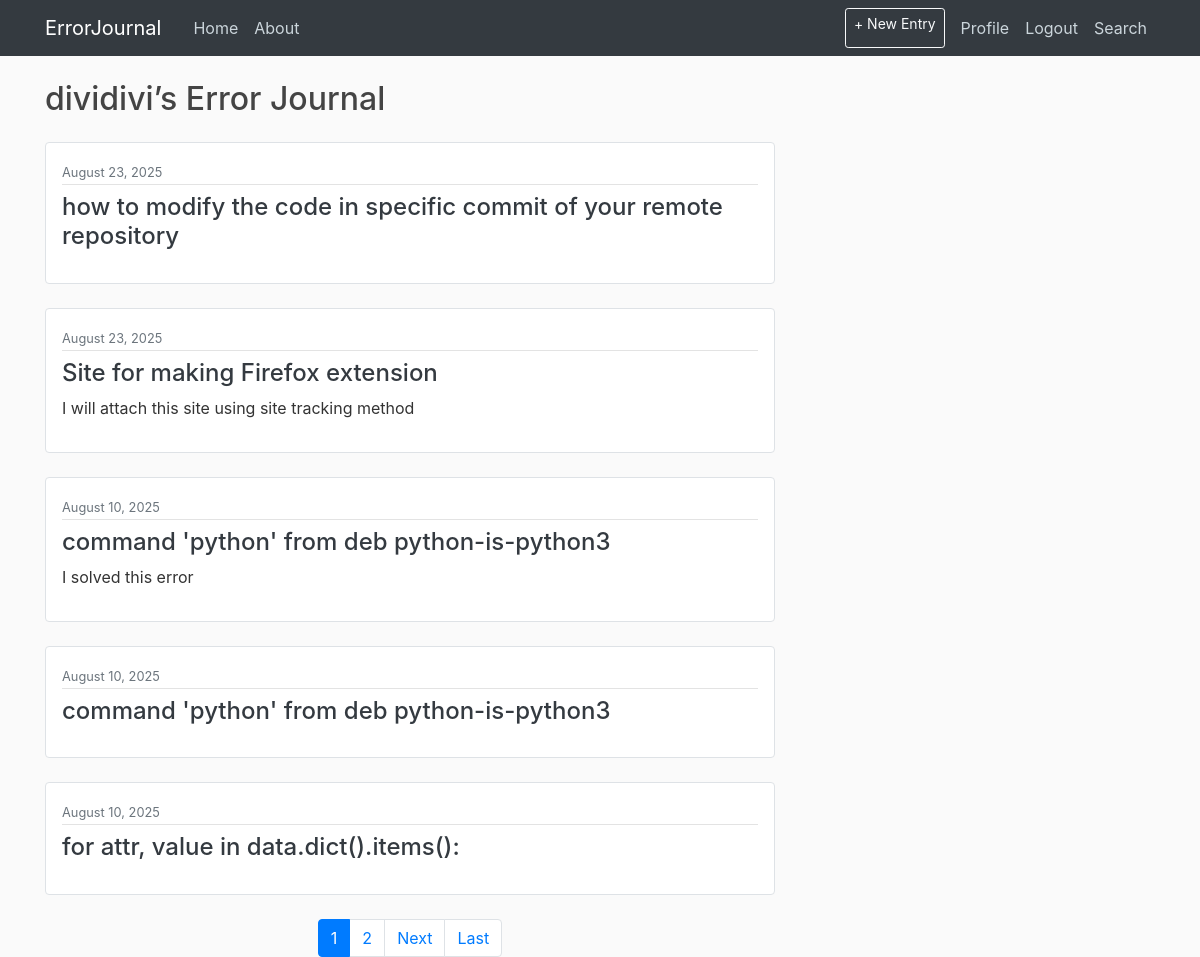
The page / (signed in) on the database its author committed.
### blog/models.py (models this page shows, shortened)
class Post(models.Model):
	title=models.CharField(max_length=100)
	content = models.TextField(blank=True)
	date_posted = models.DateTimeField(default=timezone.now)
	author = models.ForeignKey(User,on_delete= models.CASCADE)
	is_active = models.BooleanField(default=False)

### blog/views.py (the view)
# urls.py: path('', PostListView.as_view(),name='Blog-home'),
class PostListView(ListView):
	model = Post
	template_name = 'blog/home.html'
	context_object_name = 'posts'     #<app>/<model>_<viewtype>.html
	ordering = ['-date_posted']
	paginate_by = 5

### blog/templates/blog/home.html (shortened to what this page needs)
{% extends "blog/base.html" %}
{% block content %}
  {% if not user.is_authenticated %}
    <div class="jumbotron text-center bg-light p-5 rounded">
      <h1 class="display-4">Welcome to Error Journal 📔</h1>
      <p class="lead">Your personal developer diary powered by a VS Code extension.
      Keep track of the errors you face, log solutions, and build your own knowledge base.</p>
      <hr class="my-4">
      <p>Get started by creating an account.</p>
      <a class="btn btn-primary btn-lg" href="{% url 'register' %}">Join Now</a>
      <a class="btn btn-outline-secondary btn-lg" href="{% url 'login' %}">Login</a>
    </div>
  {% else %}
    <h2 class="mb-4">{{ user.username }}’s Error Journal</h2>
    {% for post in posts %}
      <article class="media content-section mb-4 p-3 border rounded shadow-sm">
        <div class="media-body">
          <div class="article-metadata mb-2">
            <small class="text-muted">{{ post.date_posted|date:"F d, Y" }}</small>
          </div>
          <h4><a class="article-title text-dark" href="{% url 'posts-detail' post.id %}">{{ post.title }}</a></h4>
          <p class="article-content">{{ post.content|truncatewords:30 }}</p>
        </div>
      </article>
    {% empty %}
      <p class="text-muted">No entries yet.</p>
    {% endfor %}
    {% if is_paginated %}
      <nav>
        <ul class="pagination justify-content-center">
          {% for num in page_obj.paginator.page_range %}
            {% if page_obj.number == num %}
              <li class="page-item active"><a class="page-link" href="?page={{ num }}">{{ num }}</a></li>
            {% elif num > page_obj.number|add:'-3' and num < page_obj.number|add:'3' %}
              <li class="page-item"><a class="page-link" href="?page={{ num }}">{{ num }}</a></li>
            {% endif %}
          {% endfor %}
          {% if page_obj.has_next %}
            <li class="page-item"><a class="page-link" href="?page={{ page_obj.next_page_number }}">Next</a></li>
            <li class="page-item"><a class="page-link" href="?page={{ page_obj.paginator.num_pages }}">Last</a></li>
          {% endif %}
        </ul>
      </nav>
    {% endif %}
  {% endif %}
{% endblock content %}

### blog/static/blog/main.css (style rules this page uses)
body { background: #fafafa; color: #333333; margin-top: 5rem; }
h1, h2, h3, h4, h5, h6 { color: #444444; }
ul { margin: 0; }
.content-section { background: #ffffff; padding: 10px 20px; border: 1px solid #dddddd; border-radius: 3px; margin-bottom: 20px; }
.article-title { color: #444444; }
.article-content { white-space: pre-line; }
.article-metadata { padding-bottom: 1px; margin-bottom: 4px; border-bottom: 1px solid #e3e3e3 }

### rows shown on the page
Post: date_posted "August 23, 2025", title "how to modify the code in specific commit of your remote repository"
Post: date_posted "August 23, 2025", title "Site for making Firefox extension", content "I will attach this site using site tracking method"
Post: date_posted "August 10, 2025", title "command 'python' from deb python-is-python3", content "I solved this error"
Post: date_posted "August 10, 2025", title "command 'python' from deb python-is-python3"
Post: date_posted "August 10, 2025", title "for attr, value in data.dict().items():"

### other values the page prints
{{ user.username }} "dividivi"
{{ num }} "1"
{{ num }} "2"
